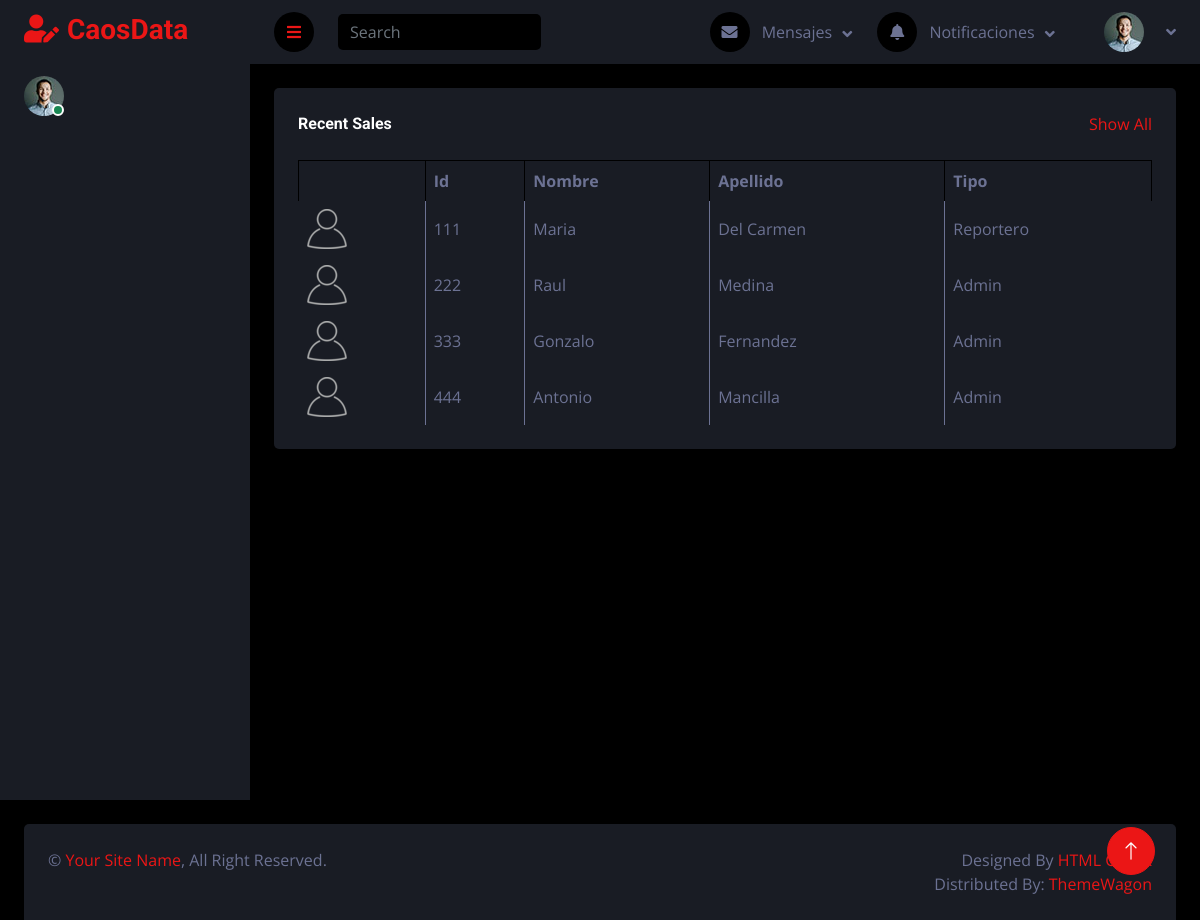
The page /cliente/ on the database its author committed.
### core/models.py (models this page shows, shortened)
class Cliente(models.Model):
    rut = models.CharField(max_length=12)
    nombre = models.CharField(max_length=100)
    apellido = models.CharField(max_length=100, default='Apellido Default')
    edad = models.IntegerField(default=0)
    direccion = models.CharField(max_length=60, default='direccion Default')
    telefono = models.CharField(max_length=12)
    Premium = models.BooleanField(default=True)
    genero = models.CharField(max_length=10, choices=[('masculino','Masculino'),('femenino','Femenino')])
    fecha_ingreso = models.DateTimeField(auto_now_add=True)
    tipo = models.ForeignKey(TipoCliente, on_delete=models.CASCADE)
    imagen = CloudinaryField('image')

class TipoCliente(models.Model):
    descripcion = models.CharField(max_length=50)
    def __str__(self):
        return self.descripcion

### core/views.py (the view)
# urls.py: path('cliente/', cliente, name="cliente"),
def cliente (request):
    cliente = Cliente.objects.all()
    aux = {
        'lista' : cliente
    }
    return render(request, 'core/Clientes/index2.html', aux)

### core/templates/core/Clientes/index2.html (shortened to what this page needs)
{% extends 'core/Clientes/base2.html' %}
{% load static %}
{% block secundario %}
<div class="container-fluid pt-4 px-4">
    <div class="bg-secondary text-center rounded p-4">
        <div class="d-flex align-items-center justify-content-between mb-4">
            <h6 class="mb-0">Recent Sales</h6>
            <a href="">Show All</a>
        </div>
        <div class="table-responsive">
            <table class="table text-start align-middle table-bordered table-hover mb-0">
                <thead class="thead-dark">
                    <tr>
                        <th></th>
                        <th>Id</th>
                        <th>Nombre</th>
                        <th>Apellido</th>
                        <th>Tipo</th>
                    </tr>
                </thead>
                <tbody>
                    {% for aux in lista %}
                    <tr style="border: hidden;">
                        <td>
                            {% if aux.imagen %}
                                <img class="byder_thumb" src="{{ aux.imagen.url }}" alt="">
                            {% else %}
                                <img class="byder_thumb" src="{% static 'core/assets/img/vector.png' %}" alt="">
                            {% endif %}
                        </td>
                        <td>{{ aux.rut }}</td>
                        <td>{{ aux.nombre }}</td>
                        <td>{{ aux.apellido }}</td>
                        <td>{{ aux.tipo }}</td>
                    </tr>
                    {% endfor %}
                </tbody>
            </table>
        </div>
    </div>
</div>
{% endblock %}

### core/templates/core/Clientes/base2.html (shortened to what this page needs)
<!DOCTYPE html>
<html lang="en">
{% load static %}
<head>
    <link href="https://cdnjs.cloudflare.com/ajax/libs/font-awesome/5.10.0/css/all.min.css" rel="stylesheet">
    <link href="https://cdn.jsdelivr.net/npm/bootstrap-icons@1.4.1/font/bootstrap-icons.css" rel="stylesheet">
    <link href="{% static 'core/login/lib/owlcarousel/assets/owl.carousel.min.css'%}" rel="stylesheet">
    <link href="{% static 'core/login/lib/tempusdominus/css/tempusdominus-bootstrap-4.min.css'%}" rel="stylesheet" />
    <link href="{% static 'core/login/css/bootstrap.min.css'%}" rel="stylesheet">
    <link href="{% static 'core/login/css/style.css'%}" rel="stylesheet">
</head>
<body>
    <div class="container-fluid position-relative d-flex p-0">
        <div class="sidebar pe-4 pb-3">
            <nav class="navbar bg-secondary navbar-dark">
                <a href="{% url 'principal'%}" class="navbar-brand mx-4 mb-3">
                    <h3 class="text-primary"><i class="fa fa-user-edit me-2"></i>CaosData</h3>
                </a>
                <div class="d-flex align-items-center ms-4 mb-4">
                    <div class="position-relative">
                        <img class="rounded-circle" src="{% static 'core/login/img/user.jpg'%}" alt=""
                            style="width: 40px; height: 40px;">
                        <div
                            class="bg-success rounded-circle border border-2 border-white position-absolute end-0 bottom-0 p-1">
                        </div>
                    </div>
                </div>
                    </div>
                        </div>
    <div class="content">
    <nav class="navbar navbar-expand bg-secondary navbar-dark sticky-top px-4 py-0">
        <a href="#" class="sidebar-toggler flex-shrink-0">
            <i class="fa fa-bars"></i>
        </a>
        <form class="d-none d-md-flex ms-4">
            <input class="form-control bg-dark border-0" type="search" placeholder="Search">
        </form>
        <div class="navbar-nav align-items-center ms-auto">
            <div class="nav-item dropdown">
                <a href="#" class="nav-link dropdown-toggle" data-bs-toggle="dropdown">
                    <i class="fa fa-envelope me-lg-2"></i>
                    <span class="d-none d-lg-inline-flex">Mensajes</span>
                </a>
            </div>
            <div class="nav-item dropdown me-4">
                <a href="#" class="nav-link dropdown-toggle" data-bs-toggle="dropdown">
                    <i class="fa fa-bell me-lg-2"></i>
                    <span class="d-none d-lg-inline-flex">Notificaciones</span>
                </a>
            </div>
            <div class="nav-item dropdown">
                <a href="#" class="nav-link dropdown-toggle" data-bs-toggle="dropdown">
                    <img class="rounded-circle me-lg-2" src="{% static 'core/login/img/user.jpg' %}" alt="" style="width: 40px; height: 40px;">
                </a>
            </div>
        </div>
    </nav>
        {% block secundario %}
        {% endblock %}
    </div>
    <a href="#" class="btn btn-lg btn-primary btn-lg-square back-to-top"><i class="bi bi-arrow-up"></i></a>
</body>
<div class="container-fluid pt-4 px-4">
    <div class="bg-secondary rounded-top p-4">
        <div class="row">
            <div class="col-12 col-sm-6 text-center text-sm-start">
                &copy; <a href="#">Your Site Name</a>, All Right Reserved.
            </div>
            <div class="col-12 col-sm-6 text-center text-sm-end">
                Designed By <a href="https://htmlcodex.com">HTML Codex</a>
                <br>Distributed By: <a href="https://themewagon.com" target="_blank">ThemeWagon</a>
            </div>
        </div>
    </div>
</div>
</html>

### static/core/login/css/style.css (style rules this page uses)
:root { --primary: #EB1616; --secondary: #191C24; --light: #6C7293; --dark: #000000; }
.back-to-top { position: fixed; display: none; right: 45px; bottom: 45px; z-index: 99; }
.btn { transition: .5s; }
.btn-lg-square { width: 48px; height: 48px; }
.btn-square, .btn-sm-square, .btn-lg-square { padding: 0; display: inline-flex; align-items: center; justify-content: center; font-weight: normal; border-radius: 50px; }
.sidebar { position: fixed; top: 0; left: 0; bottom: 0; width: 250px; height: 100vh; overflow-y: auto; background: var(--secondary); transition: 0.5s; z-index: 999; }
.content { margin-left: 250px; min-height: 100vh; background: var(--dark); transition: 0.5s; }
@media (min-width: 992px) { .sidebar { margin-left: 0; } }
@media (min-width: 992px) { .content { width: calc(100% - 250px); } }
.content .navbar .navbar-nav .nav-link { margin-left: 25px; padding: 12px 0; color: var(--light); outline: none; }
.content .navbar .sidebar-toggler, .content .navbar .navbar-nav .nav-link i { width: 40px; height: 40px; display: inline-flex; align-items: center; justify-content: center; background: var(--dark); border-radius: 40px; }
.content .navbar .dropdown-toggle::after { margin-left: 6px; vertical-align: middle; border: none; content: "\f107"; font-family: "Font Awesome 5 Free"; font-weight: 900; transition: .5s; }

### rows shown on the page
Cliente: rut "111", nombre "Maria", apellido "Del Carmen", tipo "Reportero"
Cliente: rut "222", nombre "Raul", apellido "Medina", tipo "Admin"
Cliente: rut "333", nombre "Gonzalo", apellido "Fernandez", tipo "Admin"
Cliente: rut "444", nombre "Antonio", apellido "Mancilla", tipo "Admin"
